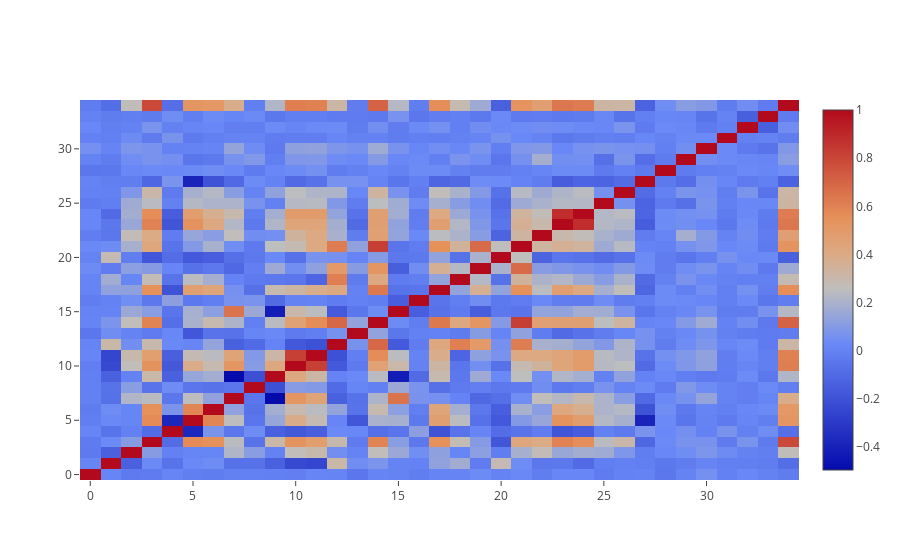

Here is the notebook cell this chart was saved with:
### Code cell
from plotly.offline import init_notebook_mode, iplot
import plotly.graph_objs as go

init_notebook_mode(connected=True)

def plot_corr_matrix(Xy):
    corr_matrix = Xy.corr()
    trace = go.Heatmap(z=corr_matrix)
    data=[trace]
    iplot(data, filename='basic-heatmap')
    return corr_matrix
    
corr_matrix = plot_corr_matrix(Xy)

### Figure 1 — Plotly figure (JSON) as saved in the notebook; plotly's stock layout.template omitted (floating-point values rounded to 4 significant figures; data arrays with more than 128 entries replaced by an {"elided": "..."} marker saying what was removed)
{"data": [{"type": "heatmap", "uid": "a93d0813-b3a1-4f0b-945d-b59847b95eca", "z": {"elided": "35x35 float values"}}], "layout": {}}
